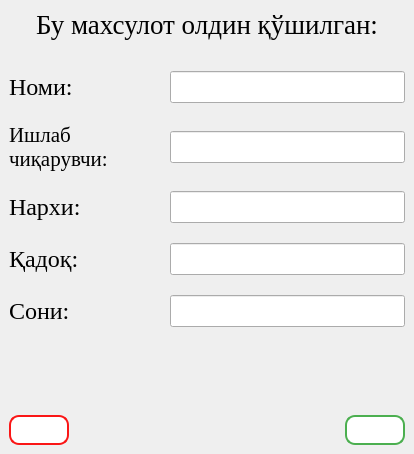
<?xml version="1.0" encoding="UTF-8"?>
<ui version="4.0">
 <class>MainWindow</class>
 <widget class="QMainWindow" name="MainWindow">
  <property name="geometry">
   <rect>
    <x>0</x>
    <y>0</y>
    <width>414</width>
    <height>454</height>
   </rect>
  </property>
  <property name="windowTitle">
   <string>Xatolik</string>
  </property>
  <property name="styleSheet">
   <string notr="true">#btn_ok {
  background-color: white; 
  color: black; 
  border: 2px solid #4CAF50;
border-radius: 10px;
}

#btn_ok:hover {
 background-color: #38ff7d;
  color: white;

}
#btn_ok:pressed{
background-color: #38ef7d;
  color: white;
  border: 2px solid #4CAF50;
}
#btn_cancel {
  background-color: white; 
  color: black; 
  border: 2px solid #fa1616;
border-radius: 10px;
}

#btn_cancel:hover {
 background-color: #ff7770;
  color: white;

}
#btn_cancel:pressed{
background-color: #ff6666;
  color: white;
}</string>
  </property>
  <widget class="QWidget" name="centralwidget">
   <layout class="QGridLayout" name="gridLayout_2">
    <item row="0" column="0">
     <layout class="QVBoxLayout" name="verticalLayout_3">
      <item>
       <layout class="QVBoxLayout" name="verticalLayout_2">
        <item>
         <layout class="QGridLayout" name="gridLayout">
          <item row="0" column="0">
           <spacer name="horizontalSpacer_6">
            <property name="orientation">
             <enum>Qt::Horizontal</enum>
            </property>
            <property name="sizeHint" stdset="0">
             <size>
              <width>13</width>
              <height>20</height>
             </size>
            </property>
           </spacer>
          </item>
          <item row="0" column="1">
           <widget class="QLabel" name="label">
            <property name="sizePolicy">
             <sizepolicy hsizetype="Preferred" vsizetype="Maximum">
              <horstretch>0</horstretch>
              <verstretch>0</verstretch>
             </sizepolicy>
            </property>
            <property name="maximumSize">
             <size>
              <width>16777215</width>
              <height>50</height>
             </size>
            </property>
            <property name="font">
             <font>
              <family>Times New Roman</family>
              <pointsize>20</pointsize>
             </font>
            </property>
            <property name="text">
             <string>Бу махсулот олдин қўшилган:</string>
            </property>
           </widget>
          </item>
          <item row="0" column="2">
           <spacer name="horizontalSpacer_7">
            <property name="orientation">
             <enum>Qt::Horizontal</enum>
            </property>
            <property name="sizeHint" stdset="0">
             <size>
              <width>13</width>
              <height>20</height>
             </size>
            </property>
           </spacer>
          </item>
         </layout>
        </item>
        <item>
         <spacer name="verticalSpacer">
          <property name="orientation">
           <enum>Qt::Vertical</enum>
          </property>
          <property name="sizeType">
           <enum>QSizePolicy::Fixed</enum>
          </property>
          <property name="sizeHint" stdset="0">
           <size>
            <width>20</width>
            <height>25</height>
           </size>
          </property>
         </spacer>
        </item>
        <item>
         <layout class="QVBoxLayout" name="verticalLayout">
          <property name="spacing">
           <number>20</number>
          </property>
          <item>
           <layout class="QHBoxLayout" name="horizontalLayout">
            <item>
             <widget class="QLabel" name="label_2">
              <property name="font">
               <font>
                <family>Times New Roman</family>
                <pointsize>18</pointsize>
               </font>
              </property>
              <property name="text">
               <string>Номи:</string>
              </property>
             </widget>
            </item>
            <item>
             <spacer name="horizontalSpacer">
              <property name="orientation">
               <enum>Qt::Horizontal</enum>
              </property>
              <property name="sizeHint" stdset="0">
               <size>
                <width>40</width>
                <height>20</height>
               </size>
              </property>
             </spacer>
            </item>
            <item>
             <widget class="QLineEdit" name="lineEdit">
              <property name="enabled">
               <bool>true</bool>
              </property>
              <property name="sizePolicy">
               <sizepolicy hsizetype="Fixed" vsizetype="Fixed">
                <horstretch>0</horstretch>
                <verstretch>0</verstretch>
               </sizepolicy>
              </property>
              <property name="minimumSize">
               <size>
                <width>235</width>
                <height>32</height>
               </size>
              </property>
              <property name="font">
               <font>
                <family>Times New Roman</family>
                <pointsize>12</pointsize>
               </font>
              </property>
              <property name="dragEnabled">
               <bool>false</bool>
              </property>
              <property name="readOnly">
               <bool>true</bool>
              </property>
             </widget>
            </item>
           </layout>
          </item>
          <item>
           <layout class="QHBoxLayout" name="horizontalLayout_2">
            <item>
             <widget class="QLabel" name="label_3">
              <property name="font">
               <font>
                <family>Times New Roman</family>
                <pointsize>16</pointsize>
               </font>
              </property>
              <property name="text">
               <string>Ишлаб чиқарувчи:</string>
              </property>
              <property name="wordWrap">
               <bool>true</bool>
              </property>
             </widget>
            </item>
            <item>
             <spacer name="horizontalSpacer_2">
              <property name="orientation">
               <enum>Qt::Horizontal</enum>
              </property>
              <property name="sizeHint" stdset="0">
               <size>
                <width>40</width>
                <height>20</height>
               </size>
              </property>
             </spacer>
            </item>
            <item>
             <widget class="QLineEdit" name="lineEdit_2">
              <property name="enabled">
               <bool>true</bool>
              </property>
              <property name="sizePolicy">
               <sizepolicy hsizetype="Fixed" vsizetype="Fixed">
                <horstretch>0</horstretch>
                <verstretch>0</verstretch>
               </sizepolicy>
              </property>
              <property name="minimumSize">
               <size>
                <width>235</width>
                <height>32</height>
               </size>
              </property>
              <property name="font">
               <font>
                <family>Times New Roman</family>
                <pointsize>14</pointsize>
               </font>
              </property>
              <property name="readOnly">
               <bool>true</bool>
              </property>
             </widget>
            </item>
           </layout>
          </item>
          <item>
           <layout class="QHBoxLayout" name="horizontalLayout_3">
            <item>
             <widget class="QLabel" name="label_4">
              <property name="font">
               <font>
                <family>Times New Roman</family>
                <pointsize>18</pointsize>
               </font>
              </property>
              <property name="text">
               <string>Нархи:</string>
              </property>
             </widget>
            </item>
            <item>
             <spacer name="horizontalSpacer_3">
              <property name="orientation">
               <enum>Qt::Horizontal</enum>
              </property>
              <property name="sizeHint" stdset="0">
               <size>
                <width>40</width>
                <height>20</height>
               </size>
              </property>
             </spacer>
            </item>
            <item>
             <widget class="QLineEdit" name="lineEdit_3">
              <property name="enabled">
               <bool>true</bool>
              </property>
              <property name="sizePolicy">
               <sizepolicy hsizetype="Fixed" vsizetype="Fixed">
                <horstretch>0</horstretch>
                <verstretch>0</verstretch>
               </sizepolicy>
              </property>
              <property name="minimumSize">
               <size>
                <width>235</width>
                <height>32</height>
               </size>
              </property>
              <property name="font">
               <font>
                <family>Times New Roman</family>
                <pointsize>14</pointsize>
               </font>
              </property>
              <property name="readOnly">
               <bool>true</bool>
              </property>
             </widget>
            </item>
           </layout>
          </item>
          <item>
           <layout class="QHBoxLayout" name="horizontalLayout_4">
            <item>
             <widget class="QLabel" name="label_5">
              <property name="font">
               <font>
                <family>Times New Roman</family>
                <pointsize>18</pointsize>
               </font>
              </property>
              <property name="text">
               <string>Қадоқ:</string>
              </property>
             </widget>
            </item>
            <item>
             <spacer name="horizontalSpacer_4">
              <property name="orientation">
               <enum>Qt::Horizontal</enum>
              </property>
              <property name="sizeHint" stdset="0">
               <size>
                <width>40</width>
                <height>20</height>
               </size>
              </property>
             </spacer>
            </item>
            <item>
             <widget class="QLineEdit" name="lineEdit_4">
              <property name="enabled">
               <bool>true</bool>
              </property>
              <property name="sizePolicy">
               <sizepolicy hsizetype="Fixed" vsizetype="Fixed">
                <horstretch>0</horstretch>
                <verstretch>0</verstretch>
               </sizepolicy>
              </property>
              <property name="minimumSize">
               <size>
                <width>235</width>
                <height>32</height>
               </size>
              </property>
              <property name="font">
               <font>
                <family>Times New Roman</family>
                <pointsize>14</pointsize>
               </font>
              </property>
              <property name="readOnly">
               <bool>true</bool>
              </property>
             </widget>
            </item>
           </layout>
          </item>
          <item>
           <layout class="QHBoxLayout" name="horizontalLayout_5">
            <item>
             <widget class="QLabel" name="label_6">
              <property name="font">
               <font>
                <family>Times New Roman</family>
                <pointsize>18</pointsize>
               </font>
              </property>
              <property name="text">
               <string>Сони:</string>
              </property>
             </widget>
            </item>
            <item>
             <spacer name="horizontalSpacer_5">
              <property name="orientation">
               <enum>Qt::Horizontal</enum>
              </property>
              <property name="sizeHint" stdset="0">
               <size>
                <width>40</width>
                <height>20</height>
               </size>
              </property>
             </spacer>
            </item>
            <item>
             <widget class="QLineEdit" name="lineEdit_5">
              <property name="sizePolicy">
               <sizepolicy hsizetype="Fixed" vsizetype="Fixed">
                <horstretch>0</horstretch>
                <verstretch>0</verstretch>
               </sizepolicy>
              </property>
              <property name="minimumSize">
               <size>
                <width>235</width>
                <height>32</height>
               </size>
              </property>
              <property name="font">
               <font>
                <family>Times New Roman</family>
                <pointsize>14</pointsize>
               </font>
              </property>
              <property name="styleSheet">
               <string notr="true">
QLineEdit::focus{
border: 2px solid #8181ff;
}</string>
              </property>
             </widget>
            </item>
           </layout>
          </item>
         </layout>
        </item>
       </layout>
      </item>
      <item>
       <spacer name="verticalSpacer_2">
        <property name="orientation">
         <enum>Qt::Vertical</enum>
        </property>
        <property name="sizeHint" stdset="0">
         <size>
          <width>20</width>
          <height>18</height>
         </size>
        </property>
       </spacer>
      </item>
      <item>
       <layout class="QHBoxLayout" name="horizontalLayout_6">
        <item>
         <widget class="QPushButton" name="btn_cancel">
          <property name="sizePolicy">
           <sizepolicy hsizetype="Maximum" vsizetype="Maximum">
            <horstretch>10</horstretch>
            <verstretch>0</verstretch>
           </sizepolicy>
          </property>
          <property name="minimumSize">
           <size>
            <width>60</width>
            <height>30</height>
           </size>
          </property>
          <property name="maximumSize">
           <size>
            <width>60</width>
            <height>30</height>
           </size>
          </property>
          <property name="cursor">
           <cursorShape>PointingHandCursor</cursorShape>
          </property>
          <property name="styleSheet">
           <string notr="true"/>
          </property>
          <property name="text">
           <string/>
          </property>
          <property name="icon">
           <iconset>
            <normalon>:/Icons/cancel.png</normalon>
           </iconset>
          </property>
          <property name="iconSize">
           <size>
            <width>22</width>
            <height>22</height>
           </size>
          </property>
         </widget>
        </item>
        <item>
         <spacer name="horizontalSpacer_8">
          <property name="orientation">
           <enum>Qt::Horizontal</enum>
          </property>
          <property name="sizeHint" stdset="0">
           <size>
            <width>40</width>
            <height>20</height>
           </size>
          </property>
         </spacer>
        </item>
        <item>
         <widget class="QPushButton" name="btn_ok">
          <property name="sizePolicy">
           <sizepolicy hsizetype="Minimum" vsizetype="Minimum">
            <horstretch>0</horstretch>
            <verstretch>0</verstretch>
           </sizepolicy>
          </property>
          <property name="minimumSize">
           <size>
            <width>60</width>
            <height>30</height>
           </size>
          </property>
          <property name="maximumSize">
           <size>
            <width>60</width>
            <height>30</height>
           </size>
          </property>
          <property name="cursor">
           <cursorShape>PointingHandCursor</cursorShape>
          </property>
          <property name="styleSheet">
           <string notr="true"/>
          </property>
          <property name="text">
           <string/>
          </property>
          <property name="icon">
           <iconset>
            <normalon>:/Icons/true.png</normalon>
           </iconset>
          </property>
          <property name="iconSize">
           <size>
            <width>28</width>
            <height>28</height>
           </size>
          </property>
         </widget>
        </item>
       </layout>
      </item>
     </layout>
    </item>
   </layout>
  </widget>
 </widget>
 <resources>
  <include location="Icons.qrc"/>
 </resources>
 <connections/>
</ui>
